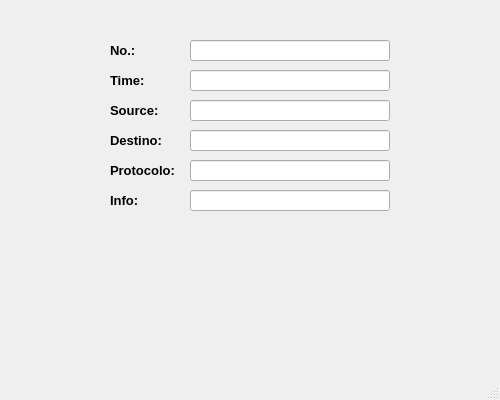
<?xml version="1.0" encoding="UTF-8"?>
<ui version="4.0">
 <class>add</class>
 <widget class="QMainWindow" name="add">
  <property name="geometry">
   <rect>
    <x>0</x>
    <y>0</y>
    <width>500</width>
    <height>400</height>
   </rect>
  </property>
  <property name="windowTitle">
   <string>MainWindow</string>
  </property>
  <property name="styleSheet">
   <string notr="true"/>
  </property>
  <widget class="QWidget" name="centralwidget">
   <widget class="QPushButton" name="pushButton_6">
    <property name="geometry">
     <rect>
      <x>10</x>
      <y>220</y>
      <width>481</width>
      <height>121</height>
     </rect>
    </property>
    <property name="styleSheet">
     <string notr="true">QPushButton
{
image: url(:/images/add.png); 
background-color: transparent;
border-style: outset;
border-width: 2px;
border-radius: 10px;
border-color: transparent;
font: bold 22px;
min-width:4m;
padding: 6px;
}</string>
    </property>
    <property name="text">
     <string/>
    </property>
   </widget>
   <widget class="QLineEdit" name="lineEdit">
    <property name="geometry">
     <rect>
      <x>190</x>
      <y>40</y>
      <width>200</width>
      <height>21</height>
     </rect>
    </property>
   </widget>
   <widget class="QLabel" name="label">
    <property name="geometry">
     <rect>
      <x>110</x>
      <y>40</y>
      <width>61</width>
      <height>21</height>
     </rect>
    </property>
    <property name="text">
     <string>&lt;!DOCTYPE HTML PUBLIC &quot;-//W3C//DTD HTML 4.0//EN&quot; &quot;http://www.w3.org/TR/REC-html40/strict.dtd&quot;&gt;
&lt;html&gt;&lt;head&gt;&lt;meta name=&quot;qrichtext&quot; content=&quot;1&quot; /&gt;&lt;style type=&quot;text/css&quot;&gt;
p, li { white-space: pre-wrap; }
&lt;/style&gt;&lt;/head&gt;&lt;body style=&quot; font-family:'MS Shell Dlg 2'; font-size:8.25pt; font-weight:400; font-style:normal;&quot;&gt;
&lt;p style=&quot; margin-top:0px; margin-bottom:0px; margin-left:0px; margin-right:0px; -qt-block-indent:0; text-indent:0px;&quot;&gt;&lt;span style=&quot; font-size:10pt; font-weight:600;&quot;&gt;No.:&lt;/span&gt;&lt;/p&gt;&lt;/body&gt;&lt;/html&gt;</string>
    </property>
   </widget>
   <widget class="QLabel" name="label_2">
    <property name="geometry">
     <rect>
      <x>110</x>
      <y>70</y>
      <width>61</width>
      <height>21</height>
     </rect>
    </property>
    <property name="text">
     <string>&lt;!DOCTYPE HTML PUBLIC &quot;-//W3C//DTD HTML 4.0//EN&quot; &quot;http://www.w3.org/TR/REC-html40/strict.dtd&quot;&gt;
&lt;html&gt;&lt;head&gt;&lt;meta name=&quot;qrichtext&quot; content=&quot;1&quot; /&gt;&lt;style type=&quot;text/css&quot;&gt;
p, li { white-space: pre-wrap; }
&lt;/style&gt;&lt;/head&gt;&lt;body style=&quot; font-family:'MS Shell Dlg 2'; font-size:8.25pt; font-weight:400; font-style:normal;&quot;&gt;
&lt;p style=&quot; margin-top:0px; margin-bottom:0px; margin-left:0px; margin-right:0px; -qt-block-indent:0; text-indent:0px;&quot;&gt;&lt;span style=&quot; font-size:10pt; font-weight:600;&quot;&gt;Time:&lt;/span&gt;&lt;/p&gt;&lt;/body&gt;&lt;/html&gt;</string>
    </property>
   </widget>
   <widget class="QLabel" name="label_3">
    <property name="geometry">
     <rect>
      <x>110</x>
      <y>100</y>
      <width>61</width>
      <height>21</height>
     </rect>
    </property>
    <property name="text">
     <string>&lt;!DOCTYPE HTML PUBLIC &quot;-//W3C//DTD HTML 4.0//EN&quot; &quot;http://www.w3.org/TR/REC-html40/strict.dtd&quot;&gt;
&lt;html&gt;&lt;head&gt;&lt;meta name=&quot;qrichtext&quot; content=&quot;1&quot; /&gt;&lt;style type=&quot;text/css&quot;&gt;
p, li { white-space: pre-wrap; }
&lt;/style&gt;&lt;/head&gt;&lt;body style=&quot; font-family:'MS Shell Dlg 2'; font-size:8.25pt; font-weight:400; font-style:normal;&quot;&gt;
&lt;p style=&quot; margin-top:0px; margin-bottom:0px; margin-left:0px; margin-right:0px; -qt-block-indent:0; text-indent:0px;&quot;&gt;&lt;span style=&quot; font-size:10pt; font-weight:600;&quot;&gt;Source:&lt;/span&gt;&lt;/p&gt;&lt;/body&gt;&lt;/html&gt;</string>
    </property>
   </widget>
   <widget class="QLabel" name="label_4">
    <property name="geometry">
     <rect>
      <x>110</x>
      <y>130</y>
      <width>61</width>
      <height>21</height>
     </rect>
    </property>
    <property name="text">
     <string>&lt;!DOCTYPE HTML PUBLIC &quot;-//W3C//DTD HTML 4.0//EN&quot; &quot;http://www.w3.org/TR/REC-html40/strict.dtd&quot;&gt;
&lt;html&gt;&lt;head&gt;&lt;meta name=&quot;qrichtext&quot; content=&quot;1&quot; /&gt;&lt;style type=&quot;text/css&quot;&gt;
p, li { white-space: pre-wrap; }
&lt;/style&gt;&lt;/head&gt;&lt;body style=&quot; font-family:'MS Shell Dlg 2'; font-size:8.25pt; font-weight:400; font-style:normal;&quot;&gt;
&lt;p style=&quot; margin-top:0px; margin-bottom:0px; margin-left:0px; margin-right:0px; -qt-block-indent:0; text-indent:0px;&quot;&gt;&lt;span style=&quot; font-size:10pt; font-weight:600;&quot;&gt;Destino:&lt;/span&gt;&lt;/p&gt;&lt;/body&gt;&lt;/html&gt;</string>
    </property>
   </widget>
   <widget class="QLabel" name="label_5">
    <property name="geometry">
     <rect>
      <x>110</x>
      <y>160</y>
      <width>71</width>
      <height>21</height>
     </rect>
    </property>
    <property name="text">
     <string>&lt;!DOCTYPE HTML PUBLIC &quot;-//W3C//DTD HTML 4.0//EN&quot; &quot;http://www.w3.org/TR/REC-html40/strict.dtd&quot;&gt;
&lt;html&gt;&lt;head&gt;&lt;meta name=&quot;qrichtext&quot; content=&quot;1&quot; /&gt;&lt;style type=&quot;text/css&quot;&gt;
p, li { white-space: pre-wrap; }
&lt;/style&gt;&lt;/head&gt;&lt;body style=&quot; font-family:'MS Shell Dlg 2'; font-size:8.25pt; font-weight:400; font-style:normal;&quot;&gt;
&lt;p style=&quot; margin-top:0px; margin-bottom:0px; margin-left:0px; margin-right:0px; -qt-block-indent:0; text-indent:0px;&quot;&gt;&lt;span style=&quot; font-size:10pt; font-weight:600;&quot;&gt;Protocolo:&lt;/span&gt;&lt;/p&gt;&lt;/body&gt;&lt;/html&gt;</string>
    </property>
   </widget>
   <widget class="QLabel" name="label_7">
    <property name="geometry">
     <rect>
      <x>110</x>
      <y>190</y>
      <width>61</width>
      <height>21</height>
     </rect>
    </property>
    <property name="text">
     <string>&lt;!DOCTYPE HTML PUBLIC &quot;-//W3C//DTD HTML 4.0//EN&quot; &quot;http://www.w3.org/TR/REC-html40/strict.dtd&quot;&gt;
&lt;html&gt;&lt;head&gt;&lt;meta name=&quot;qrichtext&quot; content=&quot;1&quot; /&gt;&lt;style type=&quot;text/css&quot;&gt;
p, li { white-space: pre-wrap; }
&lt;/style&gt;&lt;/head&gt;&lt;body style=&quot; font-family:'MS Shell Dlg 2'; font-size:8.25pt; font-weight:400; font-style:normal;&quot;&gt;
&lt;p style=&quot; margin-top:0px; margin-bottom:0px; margin-left:0px; margin-right:0px; -qt-block-indent:0; text-indent:0px;&quot;&gt;&lt;span style=&quot; font-size:10pt; font-weight:600;&quot;&gt;Info:&lt;/span&gt;&lt;/p&gt;&lt;/body&gt;&lt;/html&gt;</string>
    </property>
   </widget>
   <widget class="QLineEdit" name="lineEdit_2">
    <property name="geometry">
     <rect>
      <x>190</x>
      <y>70</y>
      <width>200</width>
      <height>21</height>
     </rect>
    </property>
   </widget>
   <widget class="QLineEdit" name="lineEdit_3">
    <property name="geometry">
     <rect>
      <x>190</x>
      <y>100</y>
      <width>200</width>
      <height>21</height>
     </rect>
    </property>
   </widget>
   <widget class="QLineEdit" name="lineEdit_4">
    <property name="geometry">
     <rect>
      <x>190</x>
      <y>130</y>
      <width>200</width>
      <height>21</height>
     </rect>
    </property>
   </widget>
   <widget class="QLineEdit" name="lineEdit_5">
    <property name="geometry">
     <rect>
      <x>190</x>
      <y>160</y>
      <width>200</width>
      <height>21</height>
     </rect>
    </property>
   </widget>
   <widget class="QLineEdit" name="lineEdit_6">
    <property name="geometry">
     <rect>
      <x>190</x>
      <y>190</y>
      <width>200</width>
      <height>21</height>
     </rect>
    </property>
   </widget>
  </widget>
  <widget class="QMenuBar" name="menubar">
   <property name="geometry">
    <rect>
     <x>0</x>
     <y>0</y>
     <width>500</width>
     <height>21</height>
    </rect>
   </property>
  </widget>
  <widget class="QStatusBar" name="statusbar"/>
 </widget>
 <resources/>
 <connections/>
</ui>
